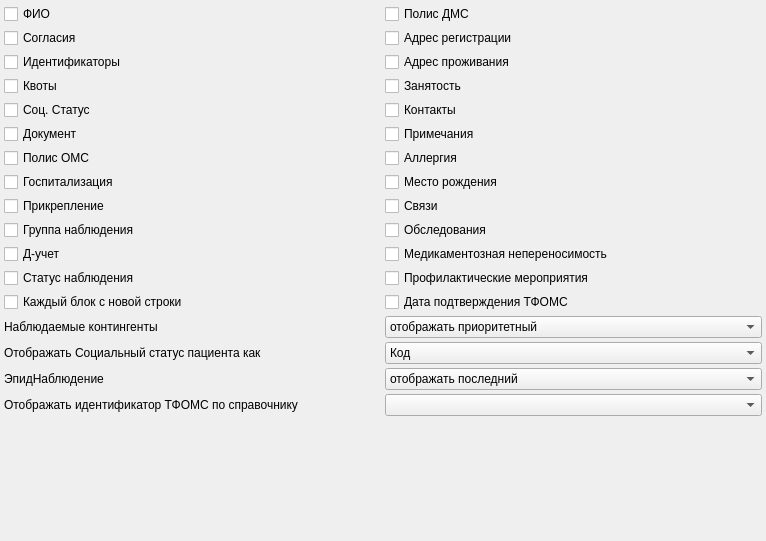
<?xml version="1.0" encoding="UTF-8"?>
<ui version="4.0">
 <class>clientPlatePage</class>
 <widget class="QWidget" name="clientPlatePage">
  <property name="geometry">
   <rect>
    <x>0</x>
    <y>0</y>
    <width>766</width>
    <height>541</height>
   </rect>
  </property>
  <property name="windowTitle">
   <string>Сведения о пациенте</string>
  </property>
  <layout class="QGridLayout" name="gridLayout">
   <property name="margin">
    <number>4</number>
   </property>
   <property name="spacing">
    <number>4</number>
   </property>
   <item row="9" column="1">
    <widget class="QCheckBox" name="chkResearch">
     <property name="text">
      <string>Обследования</string>
     </property>
    </widget>
   </item>
   <item row="10" column="1">
    <widget class="QCheckBox" name="chkIntoleranceMedicament">
     <property name="text">
      <string>Медикаментозная непереносимость</string>
     </property>
    </widget>
   </item>
   <item row="2" column="1">
    <widget class="QCheckBox" name="chkLocAddress">
     <property name="text">
      <string>Адрес проживания</string>
     </property>
    </widget>
   </item>
   <item row="17" column="1">
    <widget class="QComboBox" name="cmbShowingInInfoBlockSocStatus">
     <item>
      <property name="text">
       <string>Код</string>
      </property>
     </item>
     <item>
      <property name="text">
       <string>Наименование</string>
      </property>
     </item>
     <item>
      <property name="text">
       <string>Наименование и код</string>
      </property>
     </item>
    </widget>
   </item>
   <item row="12" column="0">
    <widget class="QCheckBox" name="chkObservationStatus">
     <property name="text">
      <string>Статус наблюдения</string>
     </property>
    </widget>
   </item>
   <item row="18" column="0">
    <widget class="QLabel" name="lblEpidCase">
     <property name="text">
      <string>ЭпидНаблюдение</string>
     </property>
    </widget>
   </item>
   <item row="18" column="1">
    <widget class="QComboBox" name="cmbEpidCase">
     <item>
      <property name="text">
       <string>отображать последний</string>
      </property>
     </item>
     <item>
      <property name="text">
       <string>отображать все</string>
      </property>
     </item>
     <item>
      <property name="text">
       <string>не отображать</string>
      </property>
     </item>
    </widget>
   </item>
   <item row="9" column="0">
    <widget class="QCheckBox" name="chkObservationGroup">
     <property name="text">
      <string>Группа наблюдения</string>
     </property>
    </widget>
   </item>
   <item row="10" column="0">
    <widget class="QCheckBox" name="chkDispanserySpecialities">
     <property name="text">
      <string>Д-учет</string>
     </property>
    </widget>
   </item>
   <item row="4" column="1">
    <widget class="QCheckBox" name="chkPhones">
     <property name="text">
      <string>Контакты</string>
     </property>
    </widget>
   </item>
   <item row="5" column="1">
    <widget class="QCheckBox" name="chkNotes">
     <property name="text">
      <string>Примечания</string>
     </property>
    </widget>
   </item>
   <item row="8" column="0">
    <widget class="QCheckBox" name="chkAttaches">
     <property name="text">
      <string>Прикрепление</string>
     </property>
    </widget>
   </item>
   <item row="0" column="1">
    <widget class="QCheckBox" name="chkVoluntaryPolicy">
     <property name="text">
      <string>Полис ДМС</string>
     </property>
    </widget>
   </item>
   <item row="3" column="1">
    <widget class="QCheckBox" name="chkWork">
     <property name="text">
      <string>Занятость</string>
     </property>
    </widget>
   </item>
   <item row="7" column="1">
    <widget class="QCheckBox" name="chkBirthPlace">
     <property name="text">
      <string>Место рождения</string>
     </property>
    </widget>
   </item>
   <item row="6" column="1">
    <widget class="QCheckBox" name="chkAllergy">
     <property name="text">
      <string>Аллергия</string>
     </property>
    </widget>
   </item>
   <item row="15" column="0">
    <widget class="QCheckBox" name="chkNewLine">
     <property name="text">
      <string>Каждый блок с новой строки</string>
     </property>
    </widget>
   </item>
   <item row="17" column="0">
    <widget class="QLabel" name="lblShowingInInfoBlockSocStatus">
     <property name="text">
      <string>Отображать Социальный статус пациента как</string>
     </property>
     <property name="buddy">
      <cstring>cmbShowingInInfoBlockSocStatus</cstring>
     </property>
    </widget>
   </item>
   <item row="2" column="0">
    <widget class="QCheckBox" name="chkIdentification">
     <property name="text">
      <string>Идентификаторы</string>
     </property>
    </widget>
   </item>
   <item row="16" column="1">
    <widget class="QComboBox" name="cmbClientContingent">
     <item>
      <property name="text">
       <string>отображать приоритетный</string>
      </property>
     </item>
     <item>
      <property name="text">
       <string>отображать все</string>
      </property>
     </item>
     <item>
      <property name="text">
       <string>не отображать</string>
      </property>
     </item>
    </widget>
   </item>
   <item row="5" column="0">
    <widget class="QCheckBox" name="chkDocument">
     <property name="text">
      <string>Документ</string>
     </property>
    </widget>
   </item>
   <item row="3" column="0">
    <widget class="QCheckBox" name="chkQuoting">
     <property name="text">
      <string>Квоты</string>
     </property>
    </widget>
   </item>
   <item row="7" column="0">
    <widget class="QCheckBox" name="chkHospitalBed">
     <property name="text">
      <string>Госпитализация</string>
     </property>
    </widget>
   </item>
   <item row="4" column="0">
    <widget class="QCheckBox" name="chkSocStatuses">
     <property name="text">
      <string>Соц. Статус</string>
     </property>
    </widget>
   </item>
   <item row="6" column="0">
    <widget class="QCheckBox" name="chkCompulsoryPolicy">
     <property name="text">
      <string>Полис ОМС</string>
     </property>
    </widget>
   </item>
   <item row="21" column="0" colspan="2">
    <spacer name="verticalSpacer">
     <property name="orientation">
      <enum>Qt::Vertical</enum>
     </property>
     <property name="sizeHint" stdset="0">
      <size>
       <width>20</width>
       <height>40</height>
      </size>
     </property>
    </spacer>
   </item>
   <item row="0" column="0">
    <widget class="QCheckBox" name="chkFIO">
     <property name="text">
      <string>ФИО</string>
     </property>
    </widget>
   </item>
   <item row="1" column="0">
    <widget class="QCheckBox" name="chkConsents">
     <property name="text">
      <string>Согласия</string>
     </property>
    </widget>
   </item>
   <item row="1" column="1">
    <widget class="QCheckBox" name="chkRegAddress">
     <property name="text">
      <string>Адрес регистрации</string>
     </property>
    </widget>
   </item>
   <item row="16" column="0">
    <widget class="QLabel" name="lblClientContingent">
     <property name="text">
      <string>Наблюдаемые контингенты</string>
     </property>
    </widget>
   </item>
   <item row="19" column="0">
    <widget class="QLabel" name="lblTFAccountingSystemId">
     <property name="text">
      <string>Отображать идентификатор ТФОМС по справочнику</string>
     </property>
     <property name="buddy">
      <cstring>cmbTFAccountingSystemId</cstring>
     </property>
    </widget>
   </item>
   <item row="19" column="1">
    <widget class="CRBComboBox" name="cmbTFAccountingSystemId"/>
   </item>
   <item row="8" column="1">
    <widget class="QCheckBox" name="chkRelations">
     <property name="text">
      <string>Связи</string>
     </property>
    </widget>
   </item>
   <item row="15" column="1">
    <widget class="QCheckBox" name="chkTFOMS">
     <property name="text">
      <string>Дата подтверждения ТФОМС</string>
     </property>
    </widget>
   </item>
   <item row="12" column="1">
    <widget class="QCheckBox" name="chkProf">
     <property name="text">
      <string>Профилактические мероприятия</string>
     </property>
    </widget>
   </item>
  </layout>
 </widget>
 <customwidgets>
  <customwidget>
   <class>CRBComboBox</class>
   <extends>QComboBox</extends>
   <header>library/crbcombobox.h</header>
  </customwidget>
 </customwidgets>
 <resources/>
 <connections/>
</ui>
